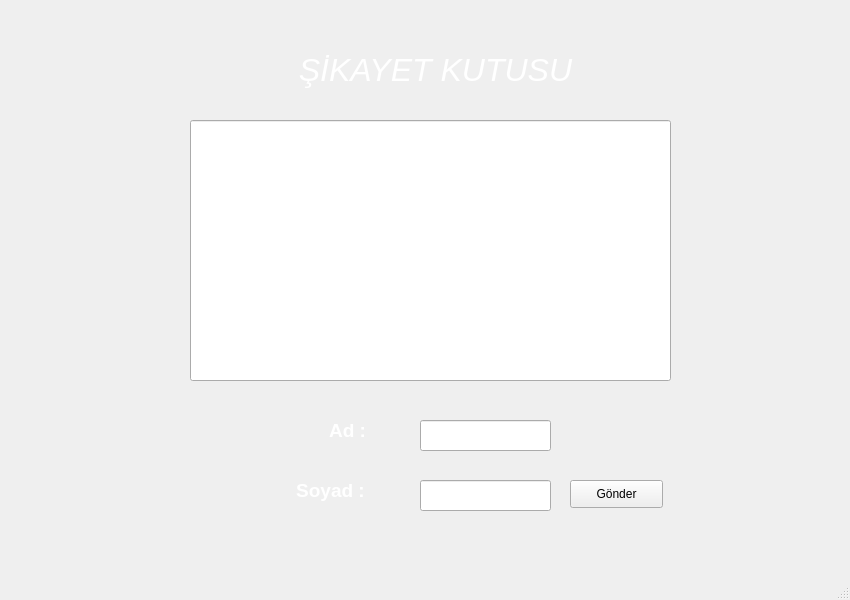
<?xml version="1.0" encoding="UTF-8"?>
<ui version="4.0">
 <class>MainWindow</class>
 <widget class="QMainWindow" name="MainWindow">
  <property name="geometry">
   <rect>
    <x>0</x>
    <y>0</y>
    <width>850</width>
    <height>600</height>
   </rect>
  </property>
  <property name="windowTitle">
   <string>MainWindow</string>
  </property>
  <widget class="QWidget" name="centralwidget">
   <widget class="QLabel" name="label">
    <property name="geometry">
     <rect>
      <x>-30</x>
      <y>-40</y>
      <width>1001</width>
      <height>631</height>
     </rect>
    </property>
    <property name="text">
     <string/>
    </property>
    <property name="pixmap">
     <pixmap>75515051-dark-background-with-spotlights-light-studio.jpg</pixmap>
    </property>
    <property name="scaledContents">
     <bool>true</bool>
    </property>
   </widget>
   <widget class="QLabel" name="label_2">
    <property name="geometry">
     <rect>
      <x>240</x>
      <y>30</y>
      <width>391</width>
      <height>81</height>
     </rect>
    </property>
    <property name="text">
     <string>&lt;html&gt;&lt;head/&gt;&lt;body&gt;&lt;p align=&quot;center&quot;&gt;&lt;span style=&quot; font-size:24pt; font-style:italic; color:#ffffff;&quot;&gt;ŞİKAYET KUTUSU&lt;/span&gt;&lt;/p&gt;&lt;/body&gt;&lt;/html&gt;</string>
    </property>
   </widget>
   <widget class="QPushButton" name="sikayetgonder">
    <property name="geometry">
     <rect>
      <x>570</x>
      <y>480</y>
      <width>93</width>
      <height>28</height>
     </rect>
    </property>
    <property name="text">
     <string>Gönder</string>
    </property>
   </widget>
   <widget class="QLabel" name="label_3">
    <property name="geometry">
     <rect>
      <x>320</x>
      <y>410</y>
      <width>55</width>
      <height>41</height>
     </rect>
    </property>
    <property name="text">
     <string>&lt;html&gt;&lt;head/&gt;&lt;body&gt;&lt;p align=&quot;center&quot;&gt;&lt;span style=&quot; font-size:14pt; font-weight:600; color:#ffffff;&quot;&gt;Ad :&lt;/span&gt;&lt;/p&gt;&lt;/body&gt;&lt;/html&gt;</string>
    </property>
   </widget>
   <widget class="QLabel" name="label_4">
    <property name="geometry">
     <rect>
      <x>270</x>
      <y>470</y>
      <width>121</width>
      <height>41</height>
     </rect>
    </property>
    <property name="text">
     <string>&lt;html&gt;&lt;head/&gt;&lt;body&gt;&lt;p align=&quot;center&quot;&gt;&lt;span style=&quot; font-size:14pt; font-weight:600; color:#ffffff;&quot;&gt;Soyad :&lt;/span&gt;&lt;/p&gt;&lt;/body&gt;&lt;/html&gt;</string>
    </property>
   </widget>
   <widget class="QLineEdit" name="ad">
    <property name="geometry">
     <rect>
      <x>420</x>
      <y>420</y>
      <width>131</width>
      <height>31</height>
     </rect>
    </property>
   </widget>
   <widget class="QLineEdit" name="soyad">
    <property name="geometry">
     <rect>
      <x>420</x>
      <y>480</y>
      <width>131</width>
      <height>31</height>
     </rect>
    </property>
   </widget>
   <widget class="QLineEdit" name="sikayet">
    <property name="geometry">
     <rect>
      <x>190</x>
      <y>120</y>
      <width>481</width>
      <height>261</height>
     </rect>
    </property>
   </widget>
  </widget>
  <widget class="QMenuBar" name="menubar">
   <property name="geometry">
    <rect>
     <x>0</x>
     <y>0</y>
     <width>850</width>
     <height>26</height>
    </rect>
   </property>
  </widget>
  <widget class="QStatusBar" name="statusbar"/>
 </widget>
 <resources/>
 <connections/>
</ui>
